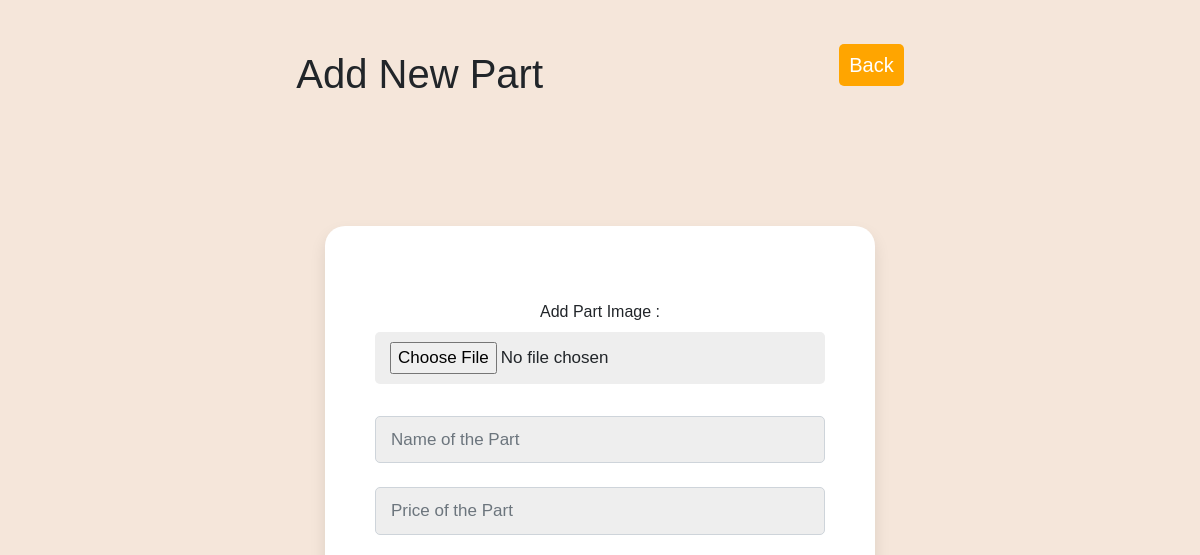
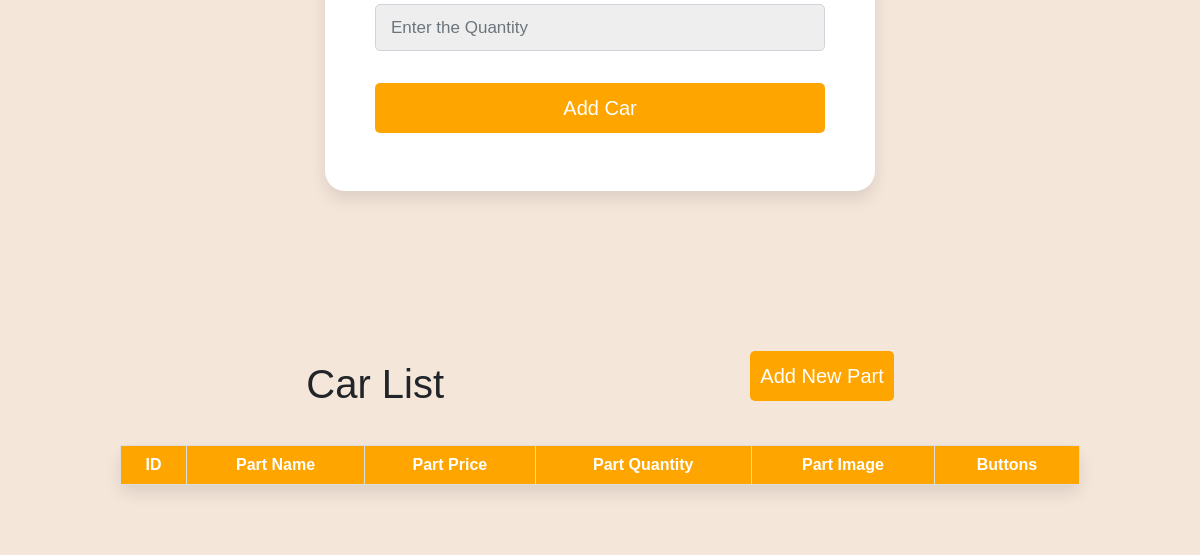
/admin/add-parts.php, run on an earlier commit of the app's database (2 pictures, top to bottom).
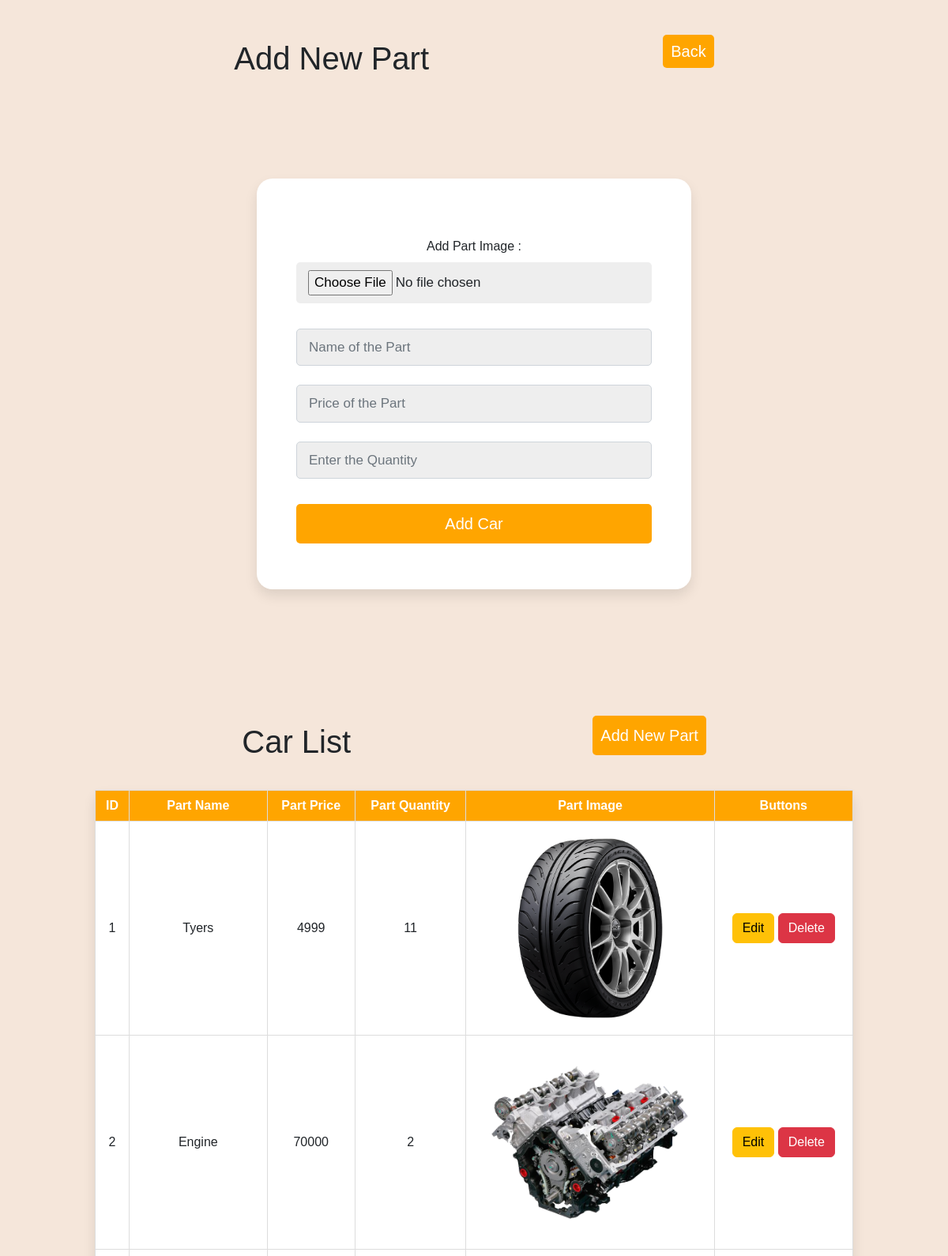
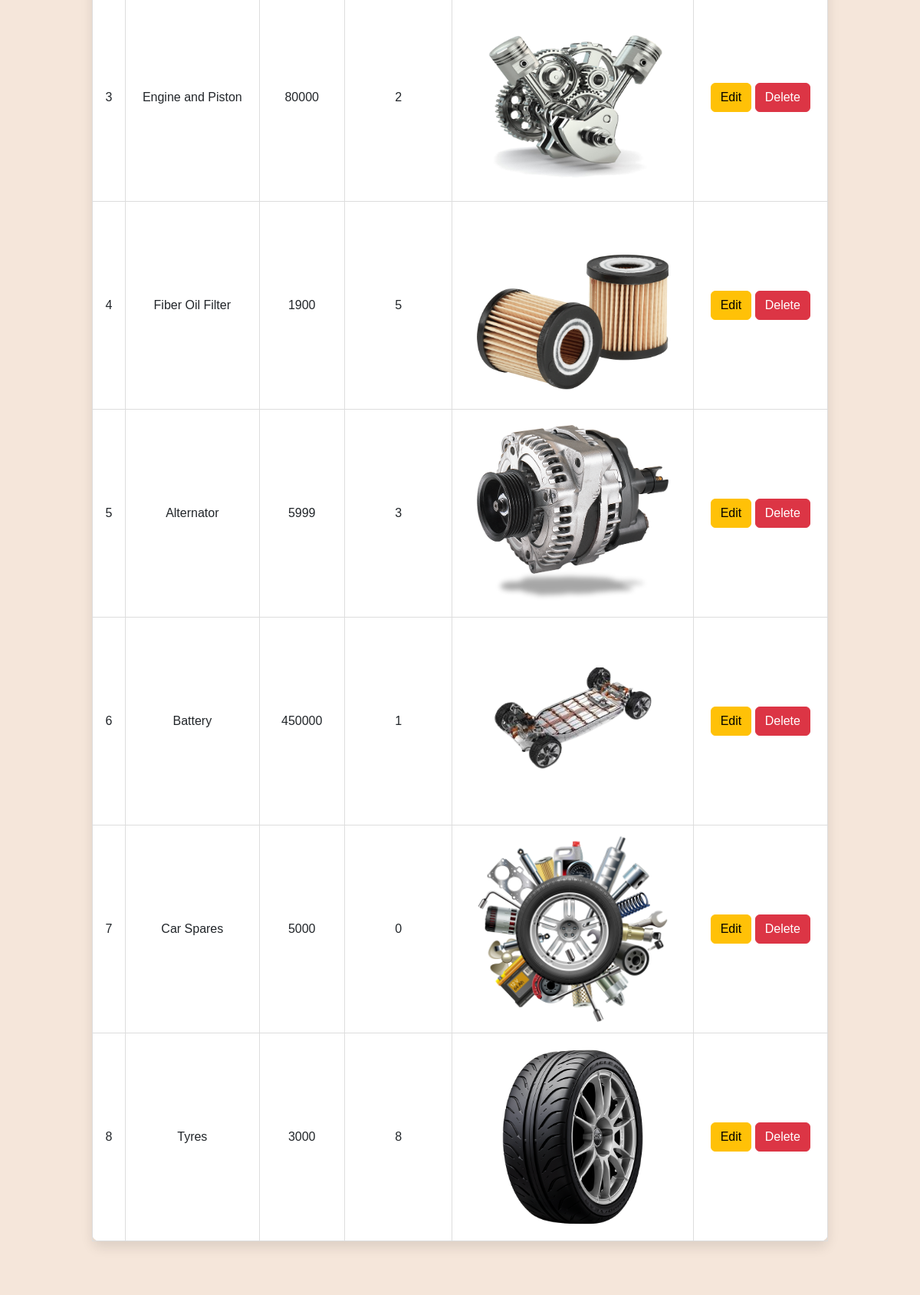
And on a later commit of the database (2 pictures, top to bottom).
### tables this page shows
CREATE TABLE `parts` (
  `ID` int(11) NOT NULL,
  `p_name` varchar(50) NOT NULL,
  `p_price` int(20) NOT NULL,
  `p_quantity` int(20) NOT NULL,
  `Image` varchar(255) NOT NULL
);

### admin/add-parts.php (the view, shortened to what this page needs)
<link rel="stylesheet" href="admin.css">
<link rel="stylesheet" href="https://cdn.jsdelivr.net/npm/bootstrap@5.2.2/dist/css/bootstrap.min.css"
>
<section id="add_part">
   <header>
      <h1>Add New Part</h1>
      <div>
         <a href="admin.php" class="form-btn">Back</a>
      </div>
   </header>
   <div class="form-container">
      <form action="process.php" method="post" enctype="multipart/form-data">
         <div class="form-elemnt my-4">
            <label for="image">Add Part Image :</label>
            <input type="file" name="image" id="image" accept="image/*" required>
         </div>
         <div class="form-elemnt my-4">
            <input type="text" class="form-control" name="p-name" placeholder="Name of the Part">
         </div>
         <div class="form-elemnt my-4">
            <input type="number" class="form-control" name="p-price" placeholder="Price of the Part">
         </div>
         <div class="form-elemnt my-4">
            <input type="number" class="form-control" name="p-quantity" placeholder="Enter the Quantity">
         </div>
         <div class="">
            <input type="submit" name="add" value="Add Car" class="form-btn">
         </div>
      </form>
   </div>
</section>
<section style="background: #f5e6da;">
   <div class="con">
      <header class="d-flex align-items-center justify-content-evenly ">
         <h1>Car List</h1>
         <a href="#add_part" class="form-btn mb-4">Add New Part</a>
      </header>
      <table border='1'>
         <tr>
            <th>ID</th>
            <th>Part Name</th>
            <th>Part Price</th>
            <th>Part Quantity</th>
            <th>Part Image</th>
            <th>Buttons</th>
         </tr>
         <?php
         include('../connect.php');
         $sqlSelect = "SELECT * FROM parts";
         $result = mysqli_query($conn, $sqlSelect);
         while ($data = mysqli_fetch_array($result)) {
            ?>
            <tr>
               <td>
                  <?php echo $data['ID']; ?>
               </td>
               <td>
                  <?php echo $data['p_name']; ?>
               </td>
               <td>
                  <?php echo $data['p_price']; ?>
               </td>
               <td>
                  <?php echo $data['p_quantity']; ?>
               </td>
               <td>
                  <?php echo "<img class='box-img' src='../img/" . basename($data['Image']) . "' alt='Car Image'><br>" ?>
               </td>
               <td>
                  <a href="edt-part.php?id=<?php echo $data['ID']; ?>" class="btn btn-warning">Edit</a>
                  <a href="delete.php?id=<?php echo $data['ID']; ?>" class="btn btn-danger">Delete</a>
               </td>
            </tr>
            <?php
         }
         ?>
      </table>
   </div>
</section>

### admin/admin.css (style rules this page uses)
* { font-family: sans-serif; margin: 0; padding: 0; box-sizing: border-box; outline: none; border: none; text-decoration: none; }
.form-container { min-height: 100vh; display: flex; align-items: center; justify-content: center; padding: 20px; padding-bottom: 60px; background: #f5e6da; }
.form-container form { padding: 50px; border-radius: 20px; box-shadow: var(--box-shadow); background: #fff; text-align: center; width: 550px; }
.form-container form input, .form-container form select { width: 100%; padding: 10px 15px; font-size: 17px; margin: 8px 0; background: #eee; border-radius: 5px; }
.form-container form .form-btn { background: var(--main-color); color: var(--bg-color); text-transform: capitalize; font-size: 20px; cursor: pointer; }
table { width: 80%; margin: 20px auto; border-collapse: collapse; }
table, th, td { border: 1px solid #ddd; }
th, td { padding: 10px; text-align: left; }
table tr th { background-color: var(--main-color); color: white; }

### admin/add-parts.php (style rules this page uses)
.con { padding-bottom: 50px; }
table { width: 80%; margin: 20px auto; border-collapse: collapse; background: var(--bg-color); box-shadow: 0 0.5rem 1rem rgba(0, 0, 0, 0.1); border-radius: 10px; }
table, table th, table td { border: 1px solid #ddd; }
table th, table td { text-align: center; }
table th { background-color: #ffa500; color: white; }
.box-img { height: 250px; width: 250px; aspect-ratio: 3/2; object-fit: contain; }
#add_part header { padding-top: 50px; display: flex; justify-content: space-evenly; background: #f5e6da; }
.form-btn { padding: 10px; border-radius: 5px; background: var(--main-color); color: var(--bg-color); text-transform: capitalize; font-size: 20px; cursor: pointer; text-decoration: none; }

What changed in the data, as far as the page shows it:
added parts: ID "1", p_name "Tyers", p_price "4999", p_quantity "11", Image (picture)
added parts: ID "2", p_name "Engine", p_price "70000", p_quantity "2", Image (picture)
added parts: ID "3", p_name "Engine and Piston", p_price "80000", p_quantity "2", Image (picture)
added parts: ID "4", p_name "Fiber Oil Filter", p_price "1900", p_quantity "5", Image (picture)
added parts: ID "5", p_name "Alternator", p_price "5999", p_quantity "3", Image (picture)
added parts: ID "6", p_name "Battery", p_price "450000", p_quantity "1", Image (picture)
added parts: ID "7", p_name "Car Spares", p_price "5000", p_quantity "0", Image (picture)
added parts: ID "8", p_name "Tyres", p_price "3000", p_quantity "8", Image (picture)
